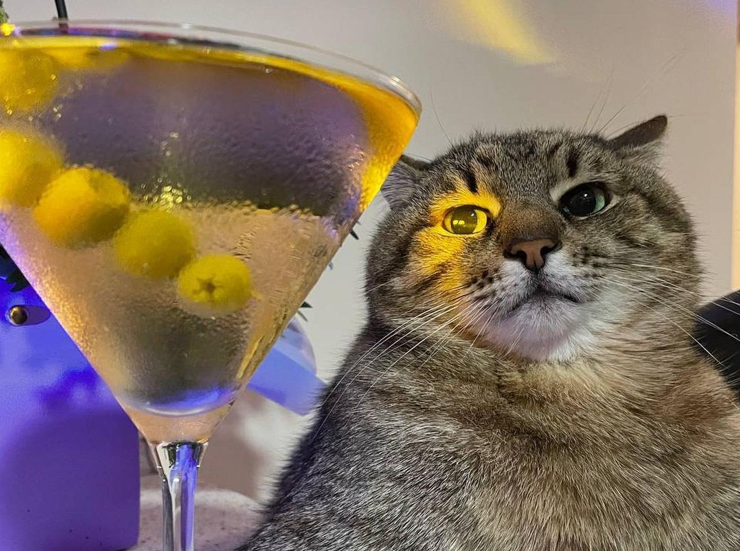
#> input picture cv/histo/cat2.png, 740 x 551 px, found by its file name
$ python hi2.py
#> lines starting #> are read from the running program, lines starting #| are printed output that depends on the picture
import cv2
import numpy as np

img = cv2.imread("/home/rodion/yuliia0/aboba/cv/histo/cat2.png")
#> img is the input picture: shape (551, 740, 3); mean B, G, R 98.5, 113.9, 131.3

bgr= cv2.split(img)

b = cv2.calcHist(bgr, [0], None, [256], (0, 256), accumulate=False)
#> b = 256 values, max 4339 at index 142, min 4 at index 251, mean 1592.7
g = cv2.calcHist(bgr, [1], None, [256], (0, 256), accumulate=False)
#> g = 256 values, max 4029 at index 163, min 1 at index 250, mean 1592.7
r = cv2.calcHist(bgr, [2], None, [256], (0, 256), accumulate=False)
#> r = 256 values, max 4733 at index 171, min 5 at index 0, mean 1592.7

cv2.normalize(b, b, alpha=0, beta=400, norm_type=cv2.NORM_MINMAX)
cv2.normalize(g, g, alpha=0, beta=400, norm_type=cv2.NORM_MINMAX)
cv2.normalize(r, r, alpha=0, beta=400, norm_type=cv2.NORM_MINMAX)

hist = np.zeros((400, 512, 3), dtype=np.uint8)

for i in range(1, 256):
    cv2.line(hist, ( 2*(i-1), 400 - int(b[i-1]) ), ( 2*(i), 400 - int(b[i]) ), ( 255, 0, 0), thickness=2)
    cv2.line(hist, ( 2*(i-1), 400 - int(g[i-1]) ), ( 2*(i), 400 - int(g[i]) ), ( 0, 255, 0), thickness=2)
    cv2.line(hist, ( 2*(i-1), 400 - int(r[i-1]) ), ( 2*(i), 400 - int(r[i]) ), ( 0, 0, 255), thickness=2)
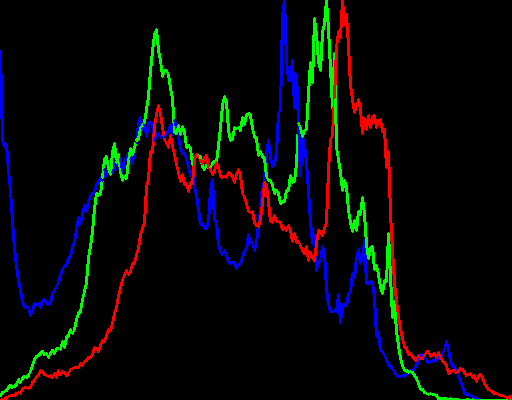
#> hist: shape (400, 512, 3); mean of channels 0, 1, 2 7.5, 7.5, 6.5; drawn as B, G, R

cv2.imshow('original', img)
cv2.imshow('Hist', hist)
cv2.waitKey(0)

$ run again, with cv/histo/cat3.jpg saved as cv/histo/cat2.png
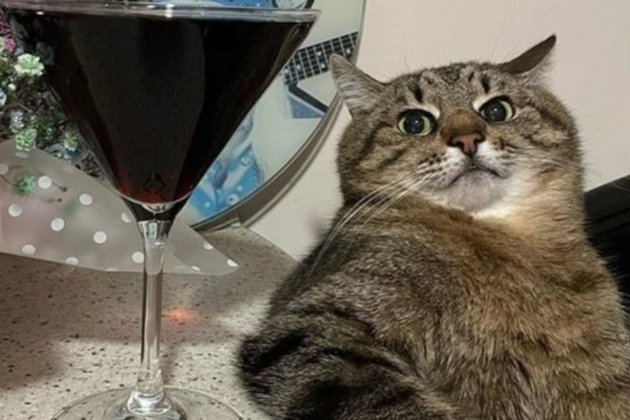
#> input picture cv/histo/cat3.jpg, 630 x 420 px, found by its file name
#> img is the input picture: shape (420, 630, 3); mean B, G, R 86.1, 99.5, 107.1
#> b = 256 values, max 4242 at index 182, min 0 at index 254, mean 1033.6
#> g = 256 values, max 4535 at index 191, min 0 at index 253, mean 1033.6
#> r = 256 values, max 3080 at index 201, min 0 at index 254, mean 1033.6
#> after the loop `for i in range(1, 256):`:
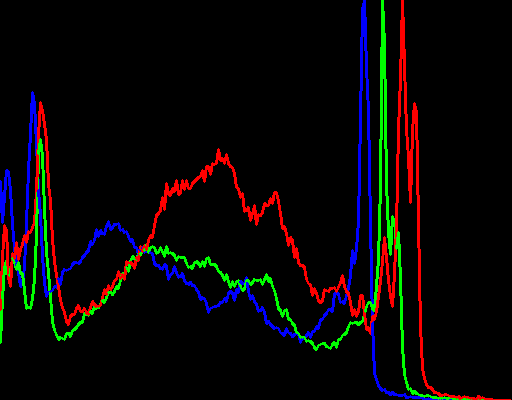
#> hist: shape (400, 512, 3); mean of channels 0, 1, 2 6.7, 6.6, 9.1; drawn as B, G, R

$ run again, with cv/histo/cat4.jpg saved as cv/histo/cat2.png
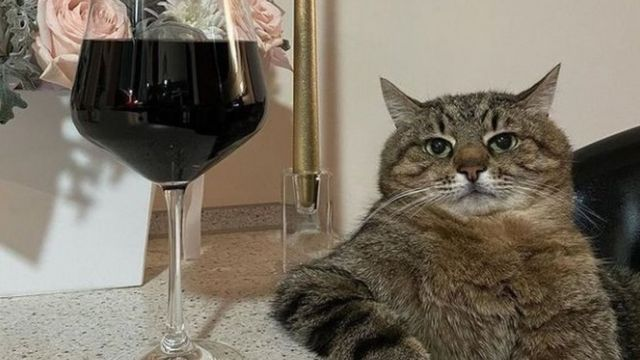
#> input picture cv/histo/cat4.jpg, 640 x 360 px, found by its file name
#> img is the input picture: shape (360, 640, 3); mean B, G, R 99.3, 113, 121.8
#> b = 256 values, max 6773 at index 170, min 0 at index 239, mean 900
#> g = 256 values, max 4921 at index 184, min 0 at index 252, mean 900
#> r = 256 values, max 5416 at index 188, min 14 at index 254, mean 900
#> after the loop `for i in range(1, 256):`:
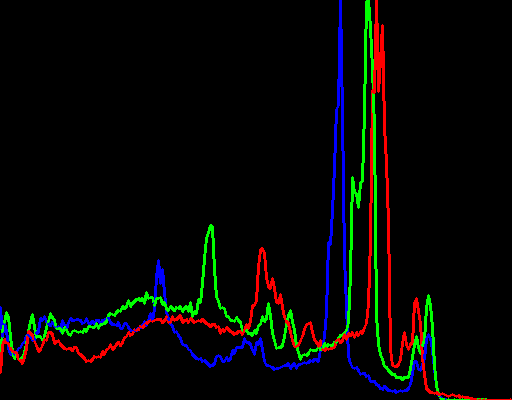
#> hist: shape (400, 512, 3); mean of channels 0, 1, 2 5.3, 6.7, 6.5; drawn as B, G, R
